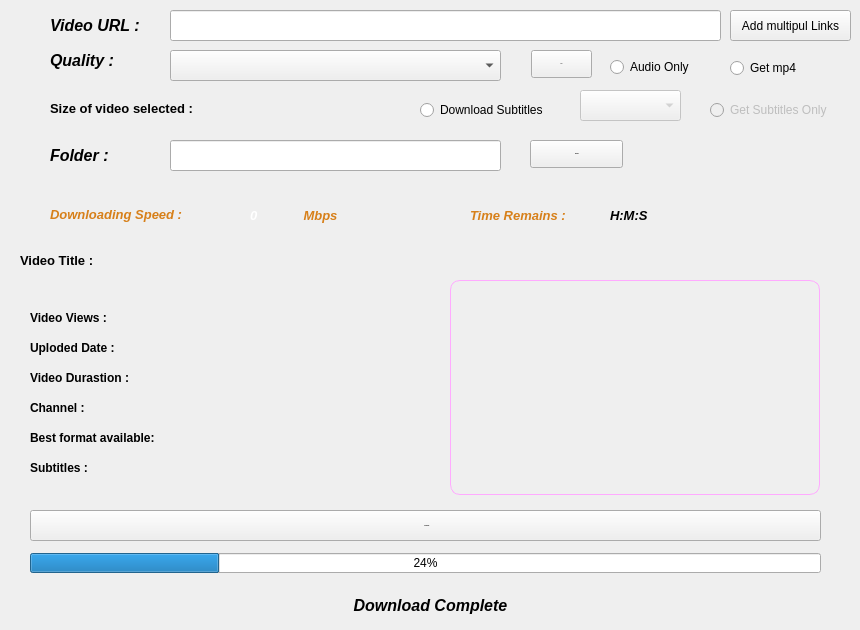
    <widget class="QWidget" name="tab">
     <attribute name="title">
      <string>Tab 1</string>
     </attribute>
     <widget class="QLineEdit" name="lineEdit_YTV_link">
      <property name="geometry">
       <rect>
        <x>170</x>
        <y>10</y>
        <width>551</width>
        <height>31</height>
       </rect>
      </property>
     </widget>
     <widget class="QLabel" name="label">
      <property name="geometry">
       <rect>
        <x>50</x>
        <y>10</y>
        <width>111</width>
        <height>31</height>
       </rect>
      </property>
      <property name="font">
       <font>
        <family>Segoe UI</family>
        <pointsize>12</pointsize>
        <weight>75</weight>
        <italic>true</italic>
        <bold>true</bold>
       </font>
      </property>
      <property name="text">
       <string>Video URL :</string>
      </property>
     </widget>
     <widget class="QComboBox" name="comboBox_Quality_YV">
      <property name="geometry">
       <rect>
        <x>170</x>
        <y>50</y>
        <width>331</width>
        <height>31</height>
       </rect>
      </property>
      <property name="font">
       <font>
        <pointsize>9</pointsize>
        <weight>75</weight>
        <bold>true</bold>
       </font>
      </property>
     </widget>
     <widget class="QLabel" name="label_2">
      <property name="geometry">
       <rect>
        <x>50</x>
        <y>40</y>
        <width>81</width>
        <height>41</height>
       </rect>
      </property>
      <property name="font">
       <font>
        <family>Segoe UI</family>
        <pointsize>12</pointsize>
        <weight>75</weight>
        <italic>true</italic>
        <bold>true</bold>
       </font>
      </property>
      <property name="text">
       <string>Quality :</string>
      </property>
     </widget>
     <widget class="QLabel" name="label_3">
      <property name="geometry">
       <rect>
        <x>50</x>
        <y>140</y>
        <width>91</width>
        <height>31</height>
       </rect>
      </property>
      <property name="font">
       <font>
        <family>Segoe UI</family>
        <pointsize>12</pointsize>
        <weight>75</weight>
        <italic>true</italic>
        <bold>true</bold>
       </font>
      </property>
      <property name="text">
       <string>Folder :</string>
      </property>
     </widget>
     <widget class="QLineEdit" name="lineEdit_YTV_F">
      <property name="geometry">
       <rect>
        <x>170</x>
        <y>140</y>
        <width>331</width>
        <height>31</height>
       </rect>
      </property>
     </widget>
     <widget class="QLabel" name="label_Title_YTV">
      <property name="geometry">
       <rect>
        <x>20</x>
        <y>250</y>
        <width>821</width>
        <height>21</height>
       </rect>
      </property>
      <property name="font">
       <font>
        <family>Segoe UI</family>
        <pointsize>10</pointsize>
        <weight>75</weight>
        <bold>true</bold>
        <underline>false</underline>
       </font>
      </property>
      <property name="text">
       <string>Video Title :</string>
      </property>
     </widget>
     <widget class="QPushButton" name="pushButton_YTV_Download_BTN">
      <property name="geometry">
       <rect>
        <x>30</x>
        <y>510</y>
        <width>791</width>
        <height>31</height>
       </rect>
      </property>
      <property name="font">
       <font>
        <family>Segoe UI</family>
        <pointsize>-1</pointsize>
        <weight>75</weight>
        <italic>true</italic>
        <bold>true</bold>
        <underline>false</underline>
       </font>
      </property>
      <property name="text">
       <string>          Download</string>
      </property>
      <property name="icon">
       <iconset>
        <normaloff>../Icons/download.png</normaloff>../Icons/download.png</iconset>
      </property>
     </widget>
     <widget class="QProgressBar" name="progressBar_YT_V">
      <property name="geometry">
       <rect>
        <x>30</x>
        <y>553</y>
        <width>791</width>
        <height>20</height>
       </rect>
      </property>
      <property name="value">
       <number>24</number>
      </property>
     </widget>
     <widget class="QLabel" name="label_Pcomplete_UTV">
      <property name="geometry">
       <rect>
        <x>30</x>
        <y>590</y>
        <width>801</width>
        <height>31</height>
       </rect>
      </property>
      <property name="font">
       <font>
        <family>Segoe UI</family>
        <pointsize>12</pointsize>
        <weight>75</weight>
        <italic>true</italic>
        <bold>true</bold>
       </font>
      </property>
      <property name="autoFillBackground">
       <bool>false</bool>
      </property>
      <property name="text">
       <string>Download Complete</string>
      </property>
      <property name="alignment">
       <set>Qt::AlignCenter</set>
      </property>
     </widget>
     <widget class="QPushButton" name="pushButton_YT_BR">
      <property name="geometry">
       <rect>
        <x>530</x>
        <y>140</y>
        <width>93</width>
        <height>28</height>
       </rect>
      </property>
      <property name="font">
       <font>
        <family>Segoe UI</family>
        <pointsize>-1</pointsize>
        <weight>75</weight>
        <italic>true</italic>
        <bold>true</bold>
       </font>
      </property>
      <property name="text">
       <string>   Browse</string>
      </property>
      <property name="icon">
       <iconset>
        <normaloff>../Icons/folder.png</normaloff>../Icons/folder.png</iconset>
      </property>
     </widget>
     <widget class="QPushButton" name="pushButton_Go_1">
      <property name="geometry">
       <rect>
        <x>531</x>
        <y>50</y>
        <width>61</width>
        <height>28</height>
       </rect>
      </property>
      <property name="font">
       <font>
        <family>Segoe UI</family>
        <pointsize>-1</pointsize>
        <weight>75</weight>
        <italic>true</italic>
        <bold>true</bold>
       </font>
      </property>
      <property name="text">
       <string>GO</string>
      </property>
      <property name="icon">
       <iconset>
        <normaloff>../Icons/search.png</normaloff>../Icons/search.png</iconset>
      </property>
     </widget>
     <widget class="QLabel" name="label_Views_YTV">
      <property name="geometry">
       <rect>
        <x>30</x>
        <y>310</y>
        <width>411</width>
        <height>16</height>
       </rect>
      </property>
      <property name="font">
       <font>
        <family>Segoe UI</family>
        <pointsize>9</pointsize>
        <weight>75</weight>
        <bold>true</bold>
       </font>
      </property>
      <property name="text">
       <string>Video Views :</string>
      </property>
     </widget>
     <widget class="QLabel" name="label_Date_YTV">
      <property name="geometry">
       <rect>
        <x>30</x>
        <y>340</y>
        <width>411</width>
        <height>16</height>
       </rect>
      </property>
      <property name="font">
       <font>
        <family>Segoe UI</family>
        <pointsize>9</pointsize>
        <weight>75</weight>
        <bold>true</bold>
       </font>
      </property>
      <property name="text">
       <string>Uploded Date :</string>
      </property>
     </widget>
     <widget class="QLabel" name="label_Duration_YTV">
      <property name="geometry">
       <rect>
        <x>30</x>
        <y>370</y>
        <width>411</width>
        <height>16</height>
       </rect>
      </property>
      <property name="font">
       <font>
        <family>Segoe UI</family>
        <pointsize>9</pointsize>
        <weight>75</weight>
        <bold>true</bold>
       </font>
      </property>
      <property name="text">
       <string>Video Durastion :</string>
      </property>
     </widget>
     <widget class="QLabel" name="Youtube_Vthumbnail">
      <property name="geometry">
       <rect>
        <x>450</x>
        <y>280</y>
        <width>370</width>
        <height>215</height>
       </rect>
      </property>
      <property name="styleSheet">
       <string notr="true">QLabel#Youtube_Vthumbnail{
    border-style: solid;
    border: 1px solid rgb(255, 170, 255);
    border-radius: 10px;
}
</string>
      </property>
      <property name="text">
       <string/>
      </property>
      <property name="pixmap">
       <pixmap>../Icons/Thumbnail.png</pixmap>
      </property>
      <property name="scaledContents">
       <bool>true</bool>
      </property>
     </widget>
     <widget class="QLabel" name="label_Views_Selected_YTV_Size">
      <property name="geometry">
       <rect>
        <x>50</x>
        <y>100</y>
        <width>331</width>
        <height>16</height>
       </rect>
      </property>
      <property name="font">
       <font>
        <family>Segoe UI</family>
        <pointsize>10</pointsize>
        <weight>75</weight>
        <bold>true</bold>
       </font>
      </property>
      <property name="text">
       <string>Size of video selected :</string>
      </property>
     </widget>
     <widget class="QLabel" name="label_DSpeed_YTV">
      <property name="geometry">
       <rect>
        <x>50</x>
        <y>199</y>
        <width>181</width>
        <height>31</height>
       </rect>
      </property>
      <property name="font">
       <font>
        <family>Segoe UI</family>
        <pointsize>10</pointsize>
        <weight>75</weight>
        <italic>true</italic>
        <bold>true</bold>
       </font>
      </property>
      <property name="styleSheet">
       <string notr="true"/>
      </property>
      <property name="text">
       <string>&lt;html&gt;&lt;head/&gt;&lt;body&gt;&lt;p&gt;&lt;span style=&quot; color:#d7801a;&quot;&gt;Downloading Speed :&lt;/span&gt;&lt;/p&gt;&lt;/body&gt;&lt;/html&gt;</string>
      </property>
     </widget>
     <widget class="QRadioButton" name="radioButton_UTV_AudioOnly">
      <property name="geometry">
       <rect>
        <x>610</x>
        <y>59</y>
        <width>95</width>
        <height>16</height>
       </rect>
      </property>
      <property name="font">
       <font>
        <pointsize>9</pointsize>
       </font>
      </property>
      <property name="acceptDrops">
       <bool>false</bool>
      </property>
      <property name="autoFillBackground">
       <bool>false</bool>
      </property>
      <property name="text">
       <string>Audio Only</string>
      </property>
      <property name="autoExclusive">
       <bool>false</bool>
      </property>
     </widget>
     <widget class="QComboBox" name="comboBox_Quality_Sub_YV">
      <property name="enabled">
       <bool>false</bool>
      </property>
      <property name="geometry">
       <rect>
        <x>580</x>
        <y>90</y>
        <width>101</width>
        <height>31</height>
       </rect>
      </property>
      <property name="font">
       <font>
        <pointsize>9</pointsize>
        <weight>75</weight>
        <bold>true</bold>
       </font>
      </property>
     </widget>
     <widget class="QRadioButton" name="radioButton_YTV_subM">
      <property name="enabled">
       <bool>false</bool>
      </property>
      <property name="geometry">
       <rect>
        <x>710</x>
        <y>100</y>
        <width>131</width>
        <height>20</height>
       </rect>
      </property>
      <property name="cursor">
       <cursorShape>OpenHandCursor</cursorShape>
      </property>
      <property name="text">
       <string>Get Subtitles Only </string>
      </property>
      <property name="checked">
       <bool>false</bool>
      </property>
      <property name="autoExclusive">
       <bool>false</bool>
      </property>
     </widget>
     <widget class="QRadioButton" name="radioButton_UTV_subs">
      <property name="geometry">
       <rect>
        <x>420</x>
        <y>100</y>
        <width>141</width>
        <height>20</height>
       </rect>
      </property>
      <property name="text">
       <string>Download Subtitles</string>
      </property>
      <property name="autoExclusive">
       <bool>false</bool>
      </property>
     </widget>
     <widget class="QLabel" name="label_Channel_YTV">
      <property name="geometry">
       <rect>
        <x>30</x>
        <y>400</y>
        <width>411</width>
        <height>16</height>
       </rect>
      </property>
      <property name="font">
       <font>
        <family>Segoe UI</family>
        <pointsize>9</pointsize>
        <weight>75</weight>
        <bold>true</bold>
       </font>
      </property>
      <property name="text">
       <string>Channel :</string>
      </property>
     </widget>
     <widget class="QLabel" name="label_Channel_YTV_BTV">
      <property name="geometry">
       <rect>
        <x>30</x>
        <y>430</y>
        <width>411</width>
        <height>16</height>
       </rect>
      </property>
      <property name="font">
       <font>
        <family>Segoe UI</family>
        <pointsize>9</pointsize>
        <weight>75</weight>
        <bold>true</bold>
       </font>
      </property>
      <property name="text">
       <string>Best format available: </string>
      </property>
     </widget>
     <widget class="QLabel" name="label_RTime_YTV">
      <property name="geometry">
       <rect>
        <x>470</x>
        <y>200</y>
        <width>131</width>
        <height>31</height>
       </rect>
      </property>
      <property name="font">
       <font>
        <family>Segoe UI</family>
        <pointsize>10</pointsize>
        <weight>75</weight>
        <italic>true</italic>
        <bold>true</bold>
       </font>
      </property>
      <property name="text">
       <string>&lt;html&gt;&lt;head/&gt;&lt;body&gt;&lt;p&gt;&lt;span style=&quot; color:#d7801a;&quot;&gt;Time Remains  :&lt;/span&gt;&lt;/p&gt;&lt;/body&gt;&lt;/html&gt;</string>
      </property>
     </widget>
     <widget class="QRadioButton" name="radioButton_UTV_AudioOnly_MP3">
      <property name="enabled">
       <bool>true</bool>
      </property>
      <property name="geometry">
       <rect>
        <x>730</x>
        <y>60</y>
        <width>95</width>
        <height>16</height>
       </rect>
      </property>
      <property name="font">
       <font>
        <pointsize>9</pointsize>
       </font>
      </property>
      <property name="acceptDrops">
       <bool>false</bool>
      </property>
      <property name="whatsThis">
       <string extracomment="Thhis need FFmpeg to convert"/>
      </property>
      <property name="autoFillBackground">
       <bool>false</bool>
      </property>
      <property name="text">
       <string>Get mp4</string>
      </property>
      <property name="autoExclusive">
       <bool>true</bool>
      </property>
     </widget>
     <widget class="QLabel" name="label_DSpeed_YTV_2">
      <property name="geometry">
       <rect>
        <x>230</x>
        <y>200</y>
        <width>51</width>
        <height>31</height>
       </rect>
      </property>
      <property name="font">
       <font>
        <family>Segoe UI</family>
        <pointsize>10</pointsize>
        <weight>75</weight>
        <italic>true</italic>
        <bold>true</bold>
       </font>
      </property>
      <property name="text">
       <string>&lt;html&gt;&lt;head/&gt;&lt;body&gt;&lt;p&gt;&lt;span style=&quot; color:#ffffff;&quot;&gt;0 &lt;/span&gt;&lt;/p&gt;&lt;/body&gt;&lt;/html&gt;</string>
      </property>
      <property name="alignment">
       <set>Qt::AlignCenter</set>
      </property>
     </widget>
     <widget class="QLabel" name="label_DSpeed_YTV_3">
      <property name="geometry">
       <rect>
        <x>290</x>
        <y>200</y>
        <width>61</width>
        <height>31</height>
       </rect>
      </property>
      <property name="font">
       <font>
        <family>Segoe UI</family>
        <pointsize>10</pointsize>
        <weight>75</weight>
        <italic>true</italic>
        <bold>true</bold>
       </font>
      </property>
      <property name="text">
       <string>&lt;html&gt;&lt;head/&gt;&lt;body&gt;&lt;p&gt;&lt;span style=&quot; color:#d7801a;&quot;&gt;Mbps&lt;/span&gt;&lt;/p&gt;&lt;/body&gt;&lt;/html&gt;</string>
      </property>
      <property name="alignment">
       <set>Qt::AlignCenter</set>
      </property>
     </widget>
     <widget class="QLabel" name="label_RTime_YTV_2">
      <property name="geometry">
       <rect>
        <x>610</x>
        <y>200</y>
        <width>121</width>
        <height>31</height>
       </rect>
      </property>
      <property name="font">
       <font>
        <family>Segoe UI</family>
        <pointsize>10</pointsize>
        <weight>75</weight>
        <italic>true</italic>
        <bold>true</bold>
       </font>
      </property>
      <property name="text">
       <string>H:M:S  </string>
      </property>
      <property name="alignment">
       <set>Qt::AlignLeading|Qt::AlignLeft|Qt::AlignVCenter</set>
      </property>
     </widget>
     <widget class="QLabel" name="label_Channel_YTV_BTV_Subs">
      <property name="geometry">
       <rect>
        <x>30</x>
        <y>460</y>
        <width>411</width>
        <height>16</height>
       </rect>
      </property>
      <property name="font">
       <font>
        <family>Segoe UI</family>
        <pointsize>9</pointsize>
        <weight>75</weight>
        <bold>true</bold>
       </font>
      </property>
      <property name="text">
       <string>Subtitles : </string>
      </property>
     </widget>
     <widget class="QPushButton" name="Add_Muitiple_links_BTn">
      <property name="geometry">
       <rect>
        <x>730</x>
        <y>10</y>
        <width>121</width>
        <height>31</height>
       </rect>
      </property>
      <property name="text">
       <string>Add multipul Links</string>
      </property>
     </widget>
     <zorder>lineEdit_YTV_link</zorder>
     <zorder>label</zorder>
     <zorder>comboBox_Quality_YV</zorder>
     <zorder>label_2</zorder>
     <zorder>label_3</zorder>
     <zorder>lineEdit_YTV_F</zorder>
     <zorder>label_Title_YTV</zorder>
     <zorder>pushButton_YTV_Download_BTN</zorder>
     <zorder>progressBar_YT_V</zorder>
     <zorder>label_Pcomplete_UTV</zorder>
     <zorder>pushButton_YT_BR</zorder>
     <zorder>pushButton_Go_1</zorder>
     <zorder>label_Views_YTV</zorder>
     <zorder>label_Date_YTV</zorder>
     <zorder>label_Duration_YTV</zorder>
     <zorder>label_Views_Selected_YTV_Size</zorder>
     <zorder>label_DSpeed_YTV</zorder>
     <zorder>radioButton_UTV_AudioOnly</zorder>
     <zorder>comboBox_Quality_Sub_YV</zorder>
     <zorder>radioButton_YTV_subM</zorder>
     <zorder>radioButton_UTV_subs</zorder>
     <zorder>label_Channel_YTV</zorder>
     <zorder>label_Channel_YTV_BTV</zorder>
     <zorder>Youtube_Vthumbnail</zorder>
     <zorder>label_RTime_YTV</zorder>
     <zorder>radioButton_UTV_AudioOnly_MP3</zorder>
     <zorder>label_DSpeed_YTV_2</zorder>
     <zorder>label_DSpeed_YTV_3</zorder>
     <zorder>label_RTime_YTV_2</zorder>
     <zorder>label_Channel_YTV_BTV_Subs</zorder>
     <zorder>Add_Muitiple_links_BTn</zorder>
    </widget>
